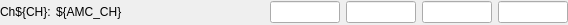
<?xml version="1.0" encoding="UTF-8"?>
<ui version="4.0">
 <class>Form</class>
 <widget class="QWidget" name="Form">
  <property name="geometry">
   <rect>
    <x>0</x>
    <y>0</y>
    <width>568</width>
    <height>25</height>
   </rect>
  </property>
  <property name="windowTitle">
   <string>Form</string>
  </property>
  <layout class="QVBoxLayout" name="verticalLayout">
   <property name="leftMargin">
    <number>0</number>
   </property>
   <property name="topMargin">
    <number>0</number>
   </property>
   <property name="rightMargin">
    <number>0</number>
   </property>
   <property name="bottomMargin">
    <number>0</number>
   </property>
   <item>
    <layout class="QGridLayout" name="gridLayout">
     <item row="0" column="4">
      <widget class="PyDMLineEdit" name="PyDMLineEdit">
       <property name="sizePolicy">
        <sizepolicy hsizetype="Expanding" vsizetype="Fixed">
         <horstretch>1</horstretch>
         <verstretch>1</verstretch>
        </sizepolicy>
       </property>
       <property name="minimumSize">
        <size>
         <width>70</width>
         <height>0</height>
        </size>
       </property>
       <property name="maximumSize">
        <size>
         <width>70</width>
         <height>16777215</height>
        </size>
       </property>
       <property name="toolTip">
        <string/>
       </property>
       <property name="alignment">
        <set>Qt::AlignCenter</set>
       </property>
       <property name="alarmSensitiveContent" stdset="0">
        <bool>true</bool>
       </property>
       <property name="channel" stdset="0">
        <string>ca://${DEV}:REFWGT${CH}</string>
       </property>
      </widget>
     </item>
     <item row="0" column="5">
      <widget class="PyDMLineEdit" name="PyDMLineEdit_11">
       <property name="sizePolicy">
        <sizepolicy hsizetype="Expanding" vsizetype="Fixed">
         <horstretch>1</horstretch>
         <verstretch>1</verstretch>
        </sizepolicy>
       </property>
       <property name="minimumSize">
        <size>
         <width>70</width>
         <height>0</height>
        </size>
       </property>
       <property name="maximumSize">
        <size>
         <width>70</width>
         <height>16777215</height>
        </size>
       </property>
       <property name="toolTip">
        <string/>
       </property>
       <property name="alignment">
        <set>Qt::AlignCenter</set>
       </property>
       <property name="alarmSensitiveContent" stdset="0">
        <bool>true</bool>
       </property>
       <property name="channel" stdset="0">
        <string>ca://${DEV}:FBWGT${CH}</string>
       </property>
      </widget>
     </item>
     <item row="0" column="1">
      <widget class="QLabel" name="label">
       <property name="sizePolicy">
        <sizepolicy hsizetype="Preferred" vsizetype="Preferred">
         <horstretch>0</horstretch>
         <verstretch>0</verstretch>
        </sizepolicy>
       </property>
       <property name="minimumSize">
        <size>
         <width>100</width>
         <height>0</height>
        </size>
       </property>
       <property name="maximumSize">
        <size>
         <width>100</width>
         <height>16777215</height>
        </size>
       </property>
       <property name="font">
        <font>
         <weight>50</weight>
         <bold>false</bold>
        </font>
       </property>
       <property name="text">
        <string>${AMC_CH}</string>
       </property>
      </widget>
     </item>
     <item row="0" column="6">
      <widget class="PyDMLineEdit" name="PyDMLineEdit_21">
       <property name="sizePolicy">
        <sizepolicy hsizetype="Expanding" vsizetype="Fixed">
         <horstretch>1</horstretch>
         <verstretch>1</verstretch>
        </sizepolicy>
       </property>
       <property name="minimumSize">
        <size>
         <width>70</width>
         <height>0</height>
        </size>
       </property>
       <property name="maximumSize">
        <size>
         <width>70</width>
         <height>16777215</height>
        </size>
       </property>
       <property name="toolTip">
        <string/>
       </property>
       <property name="alignment">
        <set>Qt::AlignCenter</set>
       </property>
       <property name="alarmSensitiveContent" stdset="0">
        <bool>true</bool>
       </property>
       <property name="channel" stdset="0">
        <string>ca://${DEV}:POC${CH}</string>
       </property>
      </widget>
     </item>
     <item row="0" column="2">
      <widget class="PyDMLabel" name="PyDMLabel_149">
       <property name="minimumSize">
        <size>
         <width>100</width>
         <height>0</height>
        </size>
       </property>
       <property name="maximumSize">
        <size>
         <width>200</width>
         <height>16777215</height>
        </size>
       </property>
       <property name="toolTip">
        <string/>
       </property>
       <property name="channel" stdset="0">
        <string>ca://${DEV}:DMOD_LABEL${CH}</string>
       </property>
       <property name="displayFormat" stdset="0">
        <enum>PyDMLabel::String</enum>
       </property>
      </widget>
     </item>
     <item row="0" column="0">
      <widget class="QLabel" name="label_57">
       <property name="sizePolicy">
        <sizepolicy hsizetype="Preferred" vsizetype="Preferred">
         <horstretch>0</horstretch>
         <verstretch>0</verstretch>
        </sizepolicy>
       </property>
       <property name="minimumSize">
        <size>
         <width>50</width>
         <height>0</height>
        </size>
       </property>
       <property name="maximumSize">
        <size>
         <width>50</width>
         <height>16777215</height>
        </size>
       </property>
       <property name="font">
        <font>
         <weight>50</weight>
         <bold>false</bold>
        </font>
       </property>
       <property name="text">
        <string>Ch${CH}:</string>
       </property>
      </widget>
     </item>
     <item row="0" column="3">
      <widget class="PyDMLineEdit" name="PyDMLineEdit_2">
       <property name="sizePolicy">
        <sizepolicy hsizetype="Expanding" vsizetype="Fixed">
         <horstretch>1</horstretch>
         <verstretch>1</verstretch>
        </sizepolicy>
       </property>
       <property name="minimumSize">
        <size>
         <width>70</width>
         <height>0</height>
        </size>
       </property>
       <property name="maximumSize">
        <size>
         <width>70</width>
         <height>16777215</height>
        </size>
       </property>
       <property name="toolTip">
        <string/>
       </property>
       <property name="alignment">
        <set>Qt::AlignCenter</set>
       </property>
       <property name="precision" stdset="0">
        <number>0</number>
       </property>
       <property name="showUnits" stdset="0">
        <bool>false</bool>
       </property>
       <property name="precisionFromPV" stdset="0">
        <bool>true</bool>
       </property>
       <property name="alarmSensitiveContent" stdset="0">
        <bool>true</bool>
       </property>
       <property name="alarmSensitiveBorder" stdset="0">
        <bool>true</bool>
       </property>
       <property name="PyDMToolTip" stdset="0">
        <string/>
       </property>
       <property name="monitorDisp" stdset="0">
        <bool>false</bool>
       </property>
       <property name="channel" stdset="0">
        <string>ca://${DEV}:PERMUTIDX${CH}</string>
       </property>
      </widget>
     </item>
    </layout>
   </item>
  </layout>
 </widget>
 <customwidgets>
  <customwidget>
   <class>PyDMLabel</class>
   <extends>QLabel</extends>
   <header>pydm.widgets.label</header>
  </customwidget>
  <customwidget>
   <class>PyDMLineEdit</class>
   <extends>QLineEdit</extends>
   <header>pydm.widgets.line_edit</header>
  </customwidget>
 </customwidgets>
 <resources/>
 <connections/>
</ui>
